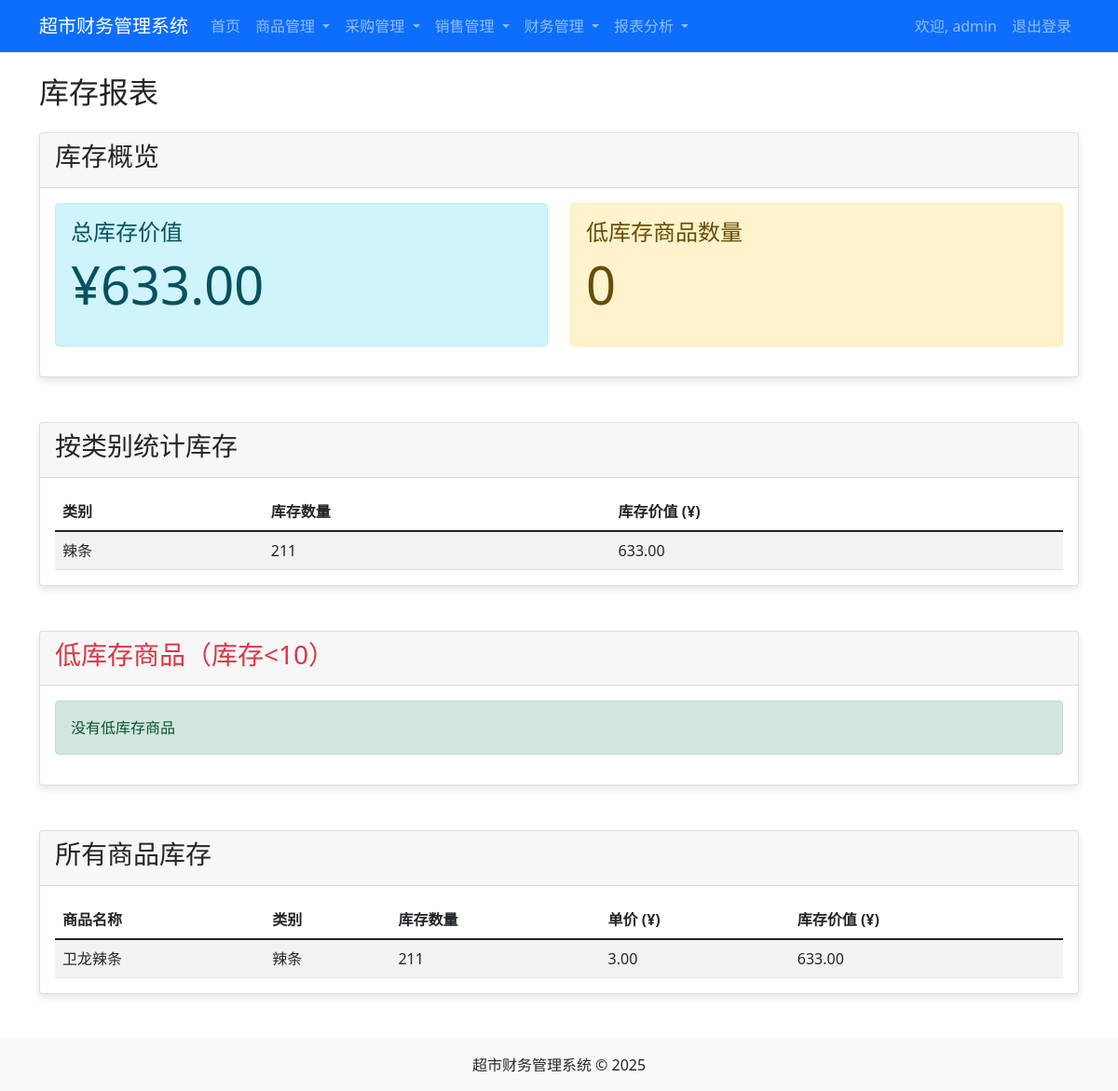
Page /report/inventory (signed in) on the committed database.
### app.py (models this page shows, shortened)
class User(db.Model, UserMixin):
    id = db.Column(db.Integer, primary_key=True)
    username = db.Column(db.String(20), unique=True, nullable=False)
    email = db.Column(db.String(120), unique=True, nullable=False)
    password = db.Column(db.String(60), nullable=False)
    role = db.Column(db.String(20), nullable=False, default='user')

class Inventory(db.Model):
    id = db.Column(db.Integer, primary_key=True)
    product_id = db.Column(db.Integer, db.ForeignKey('product.id'), nullable=False)
    quantity = db.Column(db.Integer, nullable=False)
    last_updated = db.Column(db.DateTime, nullable=False, default=datetime.utcnow)
    product = db.relationship('Product', backref=db.backref('inventory', lazy=True, uselist=False))

class Product(db.Model):
    id = db.Column(db.Integer, primary_key=True)
    name = db.Column(db.String(100), nullable=False)
    category = db.Column(db.String(50), nullable=False)
    price = db.Column(db.Float, nullable=False)
    cost_price = db.Column(db.Float, nullable=False)

### app.py (the view)
@app.route("/report/inventory")
@login_required
def inventory_report():
    inventory_items = db.session.query(
        Product.name,
        Product.category,
        Inventory.quantity,
        Product.price
    ).join(
        Inventory
    ).order_by(
        Inventory.quantity
    ).all()
    total_inventory_value = db.session.query(
        db.func.sum(Product.price * Inventory.quantity)
    ).join(
        Inventory
    ).scalar() or 0
    category_inventory = db.session.query(
        Product.category,
        db.func.sum(Inventory.quantity).label('total_quantity'),
        db.func.sum(Product.price * Inventory.quantity).label('total_value')
    ).join(
        Inventory
    ).group_by(
        Product.category
    ).order_by(
        'category'
    ).all()
    low_stock_items = db.session.query(
        Product.name,
        Product.category,
        Inventory.quantity
    ).join(
        Inventory
    ).filter(
        Inventory.quantity < 10
    ).order_by(
        Inventory.quantity
    ).all()
    return render_template('inventory_report.html',
                          inventory_items=inventory_items,
                          total_inventory_value=total_inventory_value,
                          category_inventory=category_inventory,
                          low_stock_items=low_stock_items)

### app.py (called while the page is built)
@login_manager.user_loader
def load_user(user_id):
    return User.query.get(int(user_id))

### templates/inventory_report.html
{% extends 'base.html' %}
{% block content %}
<div class="row">
    <div class="col-md-12">
        <h2 class="mb-4">库存报表</h2>
        <div class="card mb-5">
            <div class="card-header">
                <h3>库存概览</h3>
            </div>
            <div class="card-body">
                <div class="row">
                    <div class="col-md-6">
                        <div class="alert alert-info">
                            <h4 class="alert-heading">总库存价值</h4>
                            <p class="display-4">¥{{ "%.2f"|format(total_inventory_value) }}</p>
                        </div>
                    </div>
                    <div class="col-md-6">
                        <div class="alert alert-warning">
                            <h4 class="alert-heading">低库存商品数量</h4>
                            <p class="display-4">{{ low_stock_items|length }}</p>
                        </div>
                    </div>
                </div>
            </div>
        </div>
        <div class="card mb-5">
            <div class="card-header">
                <h3>按类别统计库存</h3>
            </div>
            <div class="card-body">
                <table class="table table-striped">
                    <thead>
                        <tr>
                            <th>类别</th>
                            <th>库存数量</th>
                            <th>库存价值 (¥)</th>
                        </tr>
                    </thead>
                    <tbody>
                        {% for category in category_inventory %}
                        <tr>
                            <td>{{ category.category }}</td>
                            <td>{{ category.total_quantity }}</td>
                            <td>{{ "%.2f"|format(category.total_value) }}</td>
                        </tr>
                        {% endfor %}
                    </tbody>
                </table>
            </div>
        </div>
        <div class="card mb-5">
            <div class="card-header">
                <h3 class="text-danger">低库存商品（库存<10）</h3>
            </div>
            <div class="card-body">
                {% if low_stock_items %}
                <table class="table table-striped">
                    <thead>
                        <tr>
                            <th>商品名称</th>
                            <th>类别</th>
                            <th>库存数量</th>
                        </tr>
                    </thead>
                    <tbody>
                        {% for item in low_stock_items %}
                        <tr>
                            <td>{{ item.name }}</td>
                            <td>{{ item.category }}</td>
                            <td>{{ item.quantity }}</td>
                        </tr>
                        {% endfor %}
                    </tbody>
                </table>
                {% else %}
                <div class="alert alert-success">
                    <p class="mb-0">没有低库存商品</p>
                </div>
                {% endif %}
            </div>
        </div>
        <div class="card">
            <div class="card-header">
                <h3>所有商品库存</h3>
            </div>
            <div class="card-body">
                <table class="table table-striped">
                    <thead>
                        <tr>
                            <th>商品名称</th>
                            <th>类别</th>
                            <th>库存数量</th>
                            <th>单价 (¥)</th>
                            <th>库存价值 (¥)</th>
                        </tr>
                    </thead>
                    <tbody>
                        {% for item in inventory_items %}
                        <tr>
                            <td>{{ item.name }}</td>
                            <td>{{ item.category }}</td>
                            <td>{{ item.quantity }}</td>
                            <td>{{ "%.2f"|format(item.price) }}</td>
                            <td>{{ "%.2f"|format(item.price * item.quantity) }}</td>
                        </tr>
                        {% endfor %}
                    </tbody>
                </table>
            </div>
        </div>
    </div>
</div>
{% endblock %}

### templates/base.html (shortened to what this page needs)
<!DOCTYPE html>
<html lang="zh-CN">
<head>
    <link rel="stylesheet" href="https://cdn.jsdelivr.net/npm/bootstrap@5.1.3/dist/css/bootstrap.min.css">
    <link rel="stylesheet" href="{{ url_for('static', filename='style.css') }}">
</head>
<body>
    <nav class="navbar navbar-expand-lg navbar-dark bg-primary">
        <div class="container">
            <a class="navbar-brand" href="{{ url_for('home') }}">超市财务管理系统</a>
            <div class="collapse navbar-collapse" id="navbarNav">
                {% if current_user.is_authenticated %}
                <ul class="navbar-nav">
                    <li class="nav-item">
                        <a class="nav-link" href="{{ url_for('home') }}">首页</a>
                    </li>
                    <li class="nav-item dropdown">
                        <a class="nav-link dropdown-toggle" href="#" id="productDropdown" role="button" data-bs-toggle="dropdown" aria-expanded="false">
                            商品管理
                        </a>
                    </li>
                    <li class="nav-item dropdown">
                        <a class="nav-link dropdown-toggle" href="#" id="purchaseDropdown" role="button" data-bs-toggle="dropdown" aria-expanded="false">
                            采购管理
                        </a>
                    </li>
                    <li class="nav-item dropdown">
                        <a class="nav-link dropdown-toggle" href="#" id="saleDropdown" role="button" data-bs-toggle="dropdown" aria-expanded="false">
                            销售管理
                        </a>
                    </li>
                    <li class="nav-item dropdown">
                        <a class="nav-link dropdown-toggle" href="#" id="financeDropdown" role="button" data-bs-toggle="dropdown" aria-expanded="false">
                            财务管理
                        </a>
                    </li>
                    <li class="nav-item dropdown">
                        <a class="nav-link dropdown-toggle" href="#" id="reportDropdown" role="button" data-bs-toggle="dropdown" aria-expanded="false">
                            报表分析
                        </a>
                    </li>
                </ul>
                <ul class="navbar-nav ms-auto">
                    <li class="nav-item">
                        <span class="nav-link">欢迎, {{ current_user.username }}</span>
                    </li>
                    <li class="nav-item">
                        <a class="nav-link" href="{{ url_for('logout') }}">退出登录</a>
                    </li>
                </ul>
                {% endif %}
            </div>
        </div>
    </nav>
    <main class="container mt-4">
        {% block content %}
        {% endblock %}
    </main>
    <footer class="bg-light text-center py-3 mt-5">
        <div class="container">
            <p class="mb-0">超市财务管理系统 &copy; 2025</p>
        </div>
    </footer>
</body>
</html>

### static/style.css (style rules this page uses)
.card { box-shadow: 0 4px 8px rgba(0, 0, 0, 0.1); transition: box-shadow 0.3s ease; }
.table { margin-bottom: 0; }

### rows in the picture
User: username "admin"
Inventory: name "卫龙辣条", category "辣条", quantity "211"
Product: price "3.00", item.price*item.quantity "633.00"

### other values in the picture
{{ "%.2f"|format(total_inventory_value) }} "633.00"
{{ low_stock_items|length }} "0"
{{ category.category }} "辣条"
{{ category.total_quantity }} "211"
{{ "%.2f"|format(category.total_value) }} "633.00"
